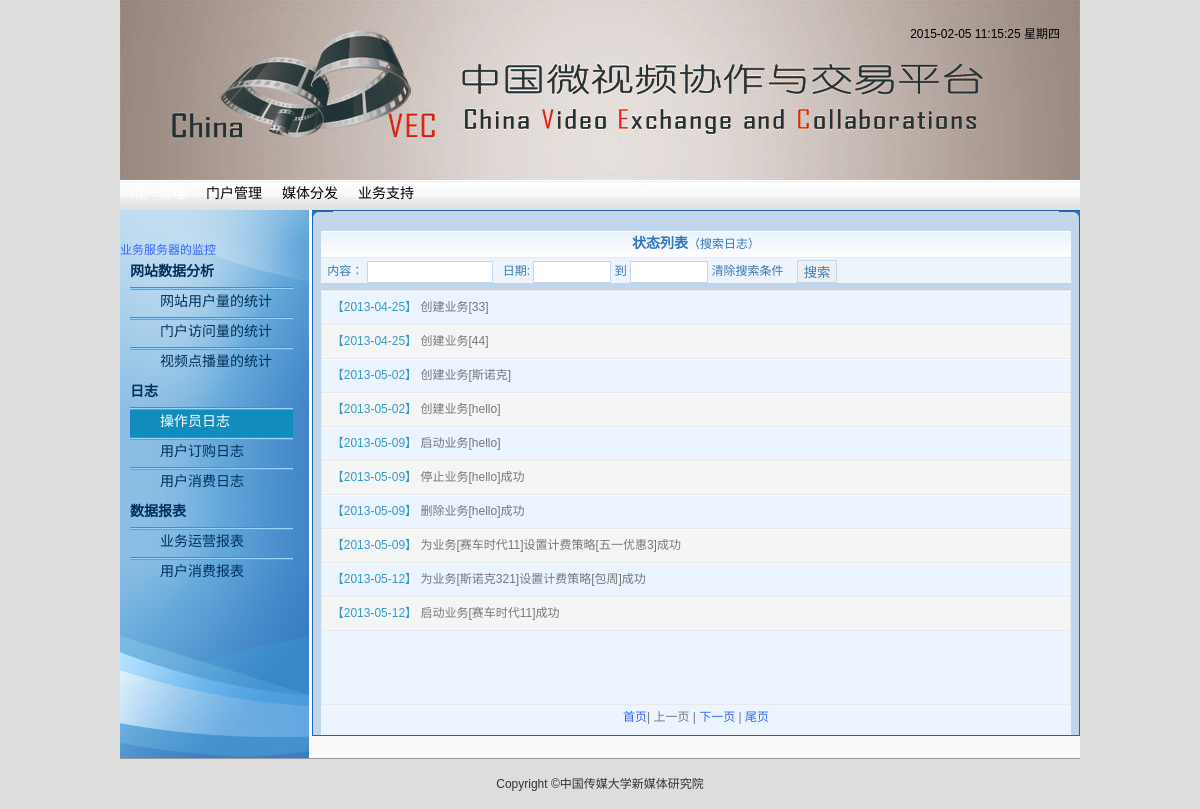
Screenshot of /admin/support/operatorLog.php with the database file from the repository.
### tables this page shows
CREATE TABLE IF NOT EXISTS `system_log` (
  `id` int(11) NOT NULL AUTO_INCREMENT,
  `admin_id` int(11) DEFAULT NULL,
  `user_id` int(11) DEFAULT NULL,
  `type` tinyint(4) NOT NULL,
  `messages` varchar(200) NOT NULL,
  `time` int(11) NOT NULL,
  PRIMARY KEY (`id`),
  KEY `time` (`time`)
);

### lib/db.class.php (called while the page is built, shortened)
<?php
class DB{
    var $conn;
    public function __construct($c = array('port'=>3306, 'host'=>'localhost', 'username'=>'root', 'password'=>'123456', 'dbname'=>'chinavec', 'charset'=>'utf8', 'time_zone'=>'+08:00')){
        $server = $c['host'] . ':' . $c['port'];
        $this->conn = mysql_connect($server, $c['username'], $c['password'], true) or die('connect db error');
    }
    public function query($sql, $sqlOracle=''){
        $result = mysql_query($sql, $this->conn);
        return $result;
    }
    public function select($sql, $sqlOracle='', $record_type='object'){
        $data = array();
		$record_type = strtolower($record_type);
        $result = $this->query($sql, $sqlOracle);
		switch($record_type)
		{
			default:
				while($row = mysql_fetch_object($result)){
					$data[] = $row;
				}
				break;
		}
        return $data;
    }
    public function count($sql, $sqlOracle=''){
        $result = $this->query($sql, $sqlOracle);
        if($row = mysql_fetch_array($result)){
            return (int)$row[0];
        }else{
            return 0;
        }
    }
}
?>

### admin/support/operatorLog.php (the view, shortened to what this page needs)
<?php
require('../../lib/db.class.php');
function validDate($d){
	return preg_match('/^20\d{2}-\d{2}-\d{2}$/', $d);
}
$db = new DB();
$q = isset($_GET['q']) ? $_GET['q'] : '';
$s = isset($_GET['s']) && $_GET['s'] != '' ? $_GET['s'] : '';
$e = isset($_GET['e']) && $_GET['s'] != '' ? $_GET['e'] : '';
$s = validDate($s) ? strtotime($s) : 0;
$e = validDate($e) ? strtotime($e) : strtotime('2030-01-01');
$p = isset($_GET['p']) ? $_GET['p'] : 1;
if(!(ctype_digit($p))){
	$p = 1;
}
$pageSize = 10;
$offset = ($p - 1) * $pageSize;
if($q == '') {
	$sqlCount = "SELECT COUNT(*) FROM `system_log` WHERE `time` BETWEEN $s AND $e";
	$sql = "SELECT * FROM `system_log` WHERE `time` BETWEEN $s AND $e LIMIT $offset,$pageSize";
}else{
	$sqlCount = "SELECT COUNT(*) FROM `system_log` WHERE `messages` LIKE '%$q%' AND `time` BETWEEN $s AND $e";
	$sql = "SELECT * FROM `system_log` WHERE `messages` LIKE '%$q%' AND `time` BETWEEN $s AND $e LIMIT $offset,$pageSize";
}
$res = $db->select($sql);
$listCount = $db->count($sqlCount);
$pageTotal = ceil($listCount / $pageSize);
$_s = isset($_GET['s']) ? $_GET['s'] : '';
$_e = isset($_GET['e']) ? $_GET['e'] : '';
$basicURL = "operatorLog.php?q=$q&s={$_s}&e={$_e}";
?>
 <!DOCTYPE html PUBLIC "-//W3C//DTD XHTML 1.0 Transitional//EN" "http://www.w3.org/TR/xhtml1/DTD/xhtml1-transitional.dtd">
<html xmlns="http://www.w3.org/1999/xhtml">
<head>
<link href="../../css/base.css" rel="stylesheet" type="text/css" />
<link href="css/systemLog.css" rel="stylesheet" type="text/css" />
<link href="../../css/jquery-ui-1.9.2.custom.min.css" rel="stylesheet" type="text/css" />
</head>
<body>
	<?php include('../../common/admin_header.php'); ?>
    <div id="container" class="clearfix">
    	<div id="container_left" class="left">
        </div>
        <div id="container_right" class="right">
            <div class="cor_left"> </div>
            <div class="cor_right"> </div>
            <div class="right_box">
                <div class="right_list">
                    <h3>状态列表<span class="foot_list">（搜索日志）</span></h3>
                    <div class="search">
                        <div class="search_left">
                            <form action="" method="get">
                                &nbsp;&nbsp;内容：
                                <input id="query" type="text" class="input_text_search" name="q" />
                                &nbsp;&nbsp;日期:
                                <input id="start_time" type="text" class="input_text_search2" name="s" />
                                到
                                <input id="end_time" type="text" class="input_text_search2" name="e" />
                                <a href="operatorLog.php">清除搜索条件</a>
                                <input type="submit" class="submit" value="搜索" />
                            </form>
                        </div>
                    </div>
                </div>
            </div>
            <div class="right_log_list" id="right_log_list">
            	<div class="log_box">
                    <ul class="mylist">
                    <?php foreach($res as $key => $item): ?>
                        <li class="log_list">
                            <div>
                                <div class="log_title">
                                    <p id="log" class="log">
                                        <span class="date">【<?php echo date('Y-m-d', $item->time); ?>】</span>
                                        <?php echo $item->messages; ?>
                                    </p>
                                </div>
                            </div>
                        </li>
                    <?php endforeach; ?>
                    </ul>
                </div>
            <div class="page">
                <a class="page_list" href="<?php echo $basicURL . "&p=1"; ?>">首页</a><span class="page_list">|</span>
                <?php if($p == 1): ?>
                <span class="page_list">上一页</span>
                <?php else: ?>
                <a class="page_list" href="<?php echo $basicURL . "&p=" . ($p - 1); ?>">上一页</a>
                <?php endif; ?>
                <span class="page_list">|</span>
                <?php if($p == $pageTotal): ?>
                <span class="page_list">下一页</span>
                <?php else: ?>
                <a class="page_list" href="<?php echo $basicURL . "&p=" . ($p + 1); ?>">下一页</a>
                <?php endif; ?>
                <span class="page_list">|</span>
                <a class="page_list" href="<?php echo $basicURL . "&p=$pageTotal"; ?>">尾页</a>
            </div>
            </div>
        </div>
	</div>
</body>
</html>

### common/admin_header.php (shortened to what this page needs)
<div id="header">
    <span id="now_time" class="right"></span>
</div>
<ul id="nav" class="clearfix nav nav-pills">
    <li class="active">
        <a href="userRole.php">用户管理</a>
    </li>
    <li class="unactive">
        <a href="../../../chinavec_cd/chinavec_campus/">门户管理</a>
    </li>
    <li class="unactive">
        <a href="../../../chinavec_cd/contentdistribution/cDhanddistr.php">媒体分发</a>
    </li>
    <li class="unactive">
        <a href="../../../chinavec_business/support/newvisitSite.php">业务支持</a>
    </li>
</ul>

### css/base.css (style rules this page uses)
body, html { width:100%;height:100%;margin:0;padding:0 }
body { font:normal 12px Tahoma, Arial, sans-serif; color:#333; background-color:#FFF; }
body,ul,ol,li,p,h1,h2,h3,h4,h5,h6,form,fieldset,legend,table,td,th,img,div { margin:0;padding:0;border:0; }
ul,ol { list-style-type:none; }
li { list-style:none; }
a:link { color:#36F;text-decoration:none; }
select,input,img,select { vertical-align:middle; }
.left { float:left;display:inline; }
.right { float:right;display:inline; }
h1,h2,h3,h4 { font-size:12px; font-weight:100; }
.clearfix:after { content: "."; display: block; clear: both; visibility: hidden; line-height: 0; height: 0; }
.clearfix { display: inline-block; }
html[xmlns] .clearfix { display: block; }
body { background-color: #DDDDDD; }
#header { height: 180px; line-height: 69px; background-color: #FFF; width: 960px; margin-left: auto; margin-right: auto; position: relative; background: url(../img/header_bg.png) repeat-x; }
#header #now_time { margin-right: 20px; color: #000; }
#nav { width: 960px; margin: auto; height: 30px; *height: 19px; line-height: 30px; background: url(../img/nav.jpg) repeat-x; position: relative; }
#nav a { color: #000; }
#nav > li { float: left; display: inline; font-size: 14px; margin: 0 10px; margin-top:-2px; position: relative; }
#nav >.active >a { color:#FFF; }
#container { width: 960px; margin: auto; background-color: #FAFAFA; }
#container_left { width: 200px; background-color: #FAFAFA; }
#container_right { width: 759px; background-color: #EEE; }
#container_left ul li.font-lan14 { background: url("../img/hx.gif") repeat-x scroll 0 0 transparent; color: #00305C; font-family: "宋体"; font-size: 14px; line-height: 30px; padding-left:30px; text-align: left; text-decoration: none; }
#container_left ul li.font-lan14 a { color: #00305C; font-weight: normal; text-decoration: none; }
.font-lan14cu { color: #00305C; font-family: "宋体"; font-size: 14px; font-weight: bold; line-height: 30px; padding-left: 10px; text-align: left; text-decoration: none; }
#footer { width: 960px; margin: auto; height: 50px; line-height: 50px; border-top: 1px solid #999; text-align: center; }

### admin/support/css/systemLog.css (style rules this page uses)
#container_left { width:20%; }
#container_right { background: url("../img/bg_rightcon.jpg") repeat scroll 0 0 transparent;border: 1px solid #1C67AB;height: 524px;position: relative;width: 79.79%; }
.cor_left { position:absolute; background:red; left:-1px; top:0px; background:url(../img/cor_left.jpg);width:21px; height:18px; }
.cor_right { position:absolute; background:red; right:-1px; top:0; background:url(../img/cor_right.jpg);width:21px; height:18px; }
.right_box { background: #c1d6eb; width: 100%; margin-top:20px; }
.right_list h3 { color: #3177bd; line-height: 25px; text-align: center; font-size: 14px; font-weight:bold; }
.foot_list { font-size:12px;font-weight:normal; }
.right_box .right_list { background: url(../img/bg_title.jpg); height: 51px; width: 98%; margin: 0 auto; }
.search { height: 23px; border-top: 1px solid #e3ecf5; background: #edf4fc; padding-top: 2px; }
.search_left { width:100%; color:#377db8; float:left; }
.input_text_search { border: 1px solid #C1D6EB;height: 18px;line-height: 18px;width: 120px; }
.input_text_search2 { border: 1px solid #C1D6EB;height: 18px;line-height: 18px;width: 72px; }
.search_left a:link, .search_left a:visited { text-decoration:none; color:#377DB8; }
.submit { border: 1px solid #C1D6EB; color:#377DB8; margin-left:10px; }
#right_log_list { height:445px; background:none repeat scroll 0 0 #EBF4FF; margin:8px auto 0;width:98%; }
.log_box { height:413px;border:1px solid #E9E9E9; overflow-x:hidden; overflow-y:scroll; }
.mylist li { padding:5px 0 10px 10px;border-bottom:1px solid E9E9E9; border-top:1px solid #F8F9F9; }
.log { color:#767779;overflow:hidden;text-overflow:ellipsis;white-space:nowrap; width:95%; word-break:break-all; }
.date { color:#369BC7; }
.page { color:#767779;text-align:center; line-height:25px; }

### admin/support/operatorLog.php (style rules this page uses)
#container_left ul li.operatorLog { background-color:#108dbd; }
#container_left ul li.operatorLog a { color:#FFF; }

### rows the page displays
system_log: time "2013-04-25", messages "创建业务[33]"
system_log: time "2013-04-25", messages "创建业务[44]"
system_log: time "2013-05-02", messages "创建业务[斯诺克]"
system_log: time "2013-05-02", messages "创建业务[hello]"
system_log: time "2013-05-09", messages "启动业务[hello]"
system_log: time "2013-05-09", messages "停止业务[hello]成功"
system_log: time "2013-05-09", messages "删除业务[hello]成功"
system_log: time "2013-05-09", messages "为业务[赛车时代11]设置计费策略[五一优惠3]成功"
system_log: time "2013-05-12", messages "为业务[斯诺克321]设置计费策略[包周]成功"
system_log: time "2013-05-12", messages "启动业务[赛车时代11]成功"
